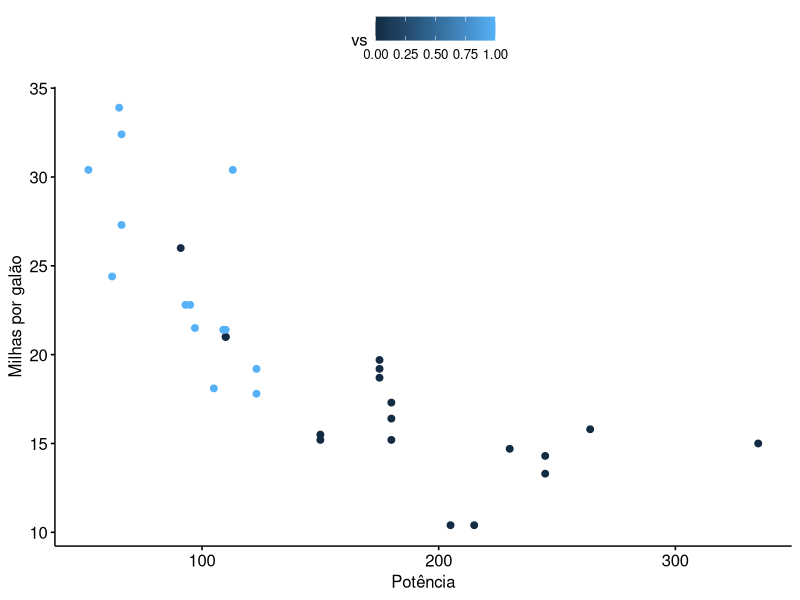

Write R code to recreate this figure.
## ---- chunk 1
# Sobrescrito: R^2^
# Subscrito: H~2~SO~4~
# Itálico: *palavra*
# Negrito: **palavra**
# Itálico + Negrito: ***palavra***
## ---- chunk 2
# ! [Descrição da Figura/Imagem] (c://R//Disciplina_R_FZB/arquivo.estenção)
## ---- chunk 3
# Criando um chunck

# ``` {r}
#
# ```

# Escrevemos nossos códigos aqui.
c <- seq(1:10)
c
# Para sair do Chunk, demos um enter depois de ``` no fim.
## ---- chunk 4

# Para RESULTADOS:
# echo: Se FALSE, não será exibido o código
# results: Se 'hide' o resultado não será mostrado. Normalmente uso para o chunk que carrega os pacotes que uso.
# message: Se FALSE, não será mostrada nenhuma mensagem gerada pelo código
# warning: Se FALSE, não serão mostrados os avisos.

# Para o CÓDIGO:
# eval: Se FALSE, não será "lido" o código, ou seja, ele aparece, mas não haverá nenhum resultado.

# Para DECORAÇÃO:
# tidy: se TRUE, o knitr organizará os pedaços de código para exibição com a função tidy_source() no pacote formatR.
# highlight: Se TRUE, o código ficará destacado.

# Para FIGURAS:
# fig.align: Alinhamento do plot. 'center', 'left', 'rigth'...
# fig.dim: Dimenção do plot, usando junto com c(); c(largura,altura).
# dpi: Resolução do plot
# fig.ext: Extensão, .png, .jpeg, .tiff, etc
# fig.cap= Legenda do plot.
#------------------------
#------------------------
# Usamos assim:
# {r, echo = FALSE, warning = FALSE, highlight = TRUE}
# Brinque um pouco com essas configurações
## ---- chunk 5
# {r fig.align='center', fig.cap="Figura 1"}

ggpubr::ggscatter(mtcars, x = "hp", y = "mpg", color = "vs", xlab = "Potência", ylab = "Milhas por galão")
